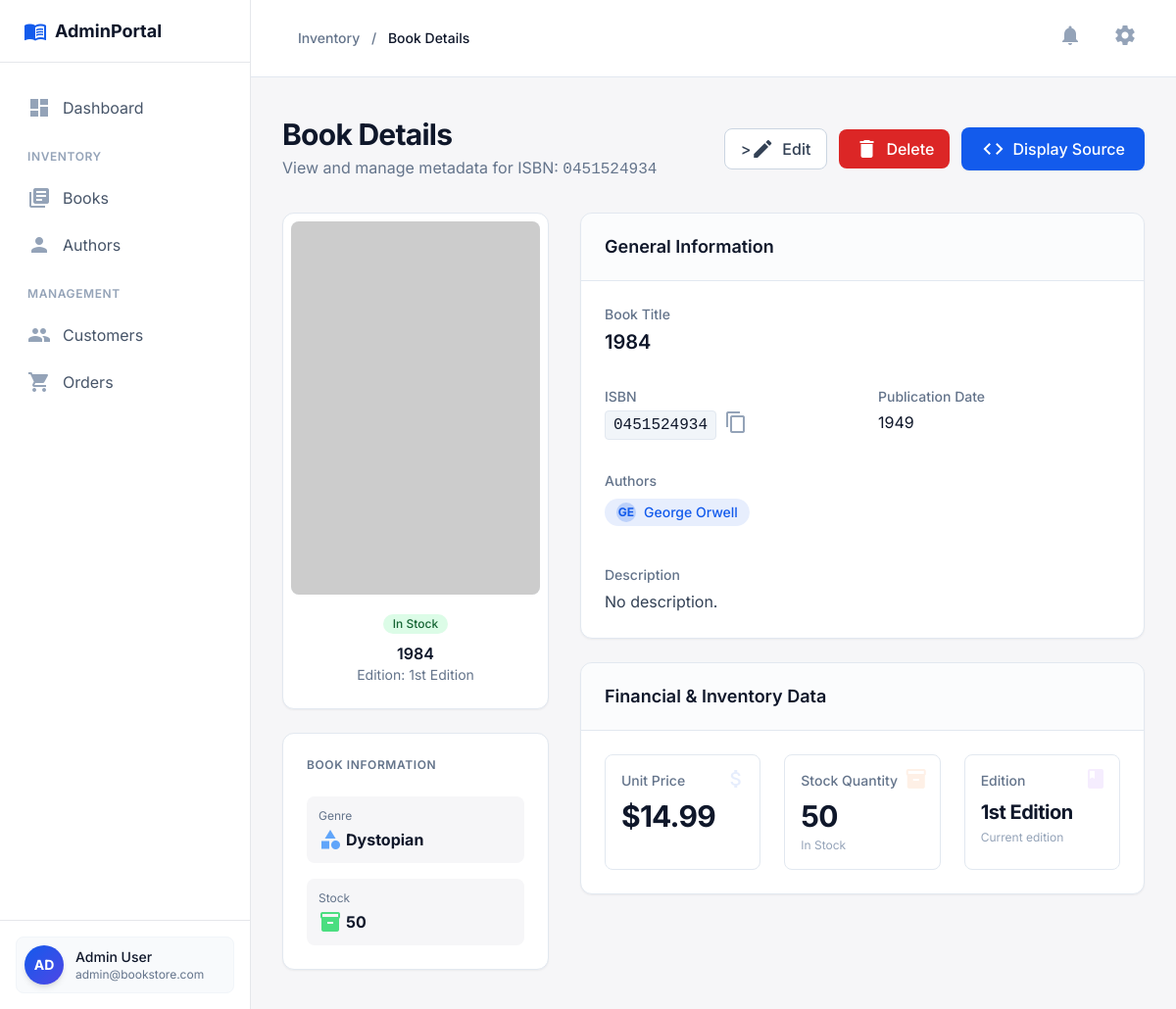
The page /index.php?page=bookdetails&id=2 on the database as committed earlier.
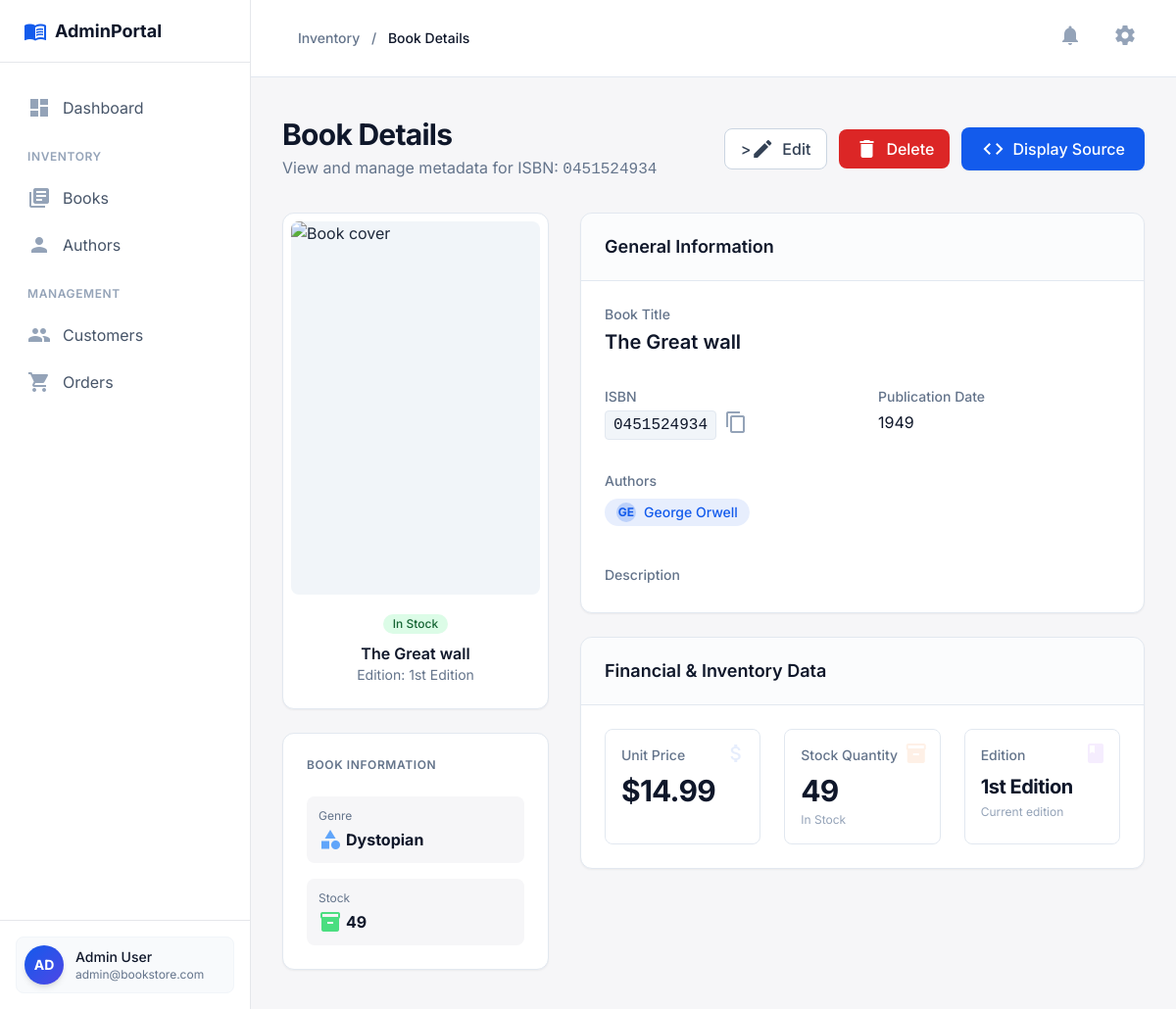
The same page on the database as committed later.
### tables this page shows
CREATE TABLE BOOKS (
    BOOK_ID INTEGER PRIMARY KEY AUTOINCREMENT,
    TITLE TEXT NOT NULL,
    AUTHOR_ID INTEGER NOT NULL,
    ISBN TEXT, 
    GENRE TEXT,
    PUBLISHED_YEAR INTEGER,
    PRICE REAL NOT NULL,
    STOCK INTEGER,
    EDITION TEXT,
    COVER_URL TEXT,
    DESCRIPTION TEXT,
    FOREIGN KEY (AUTHOR_ID) REFERENCES AUTHORS(AUTHOR_ID)
);

CREATE TABLE AUTHORS (
    AUTHOR_ID INTEGER PRIMARY KEY AUTOINCREMENT,
    NAME TEXT NOT NULL,
    BIOGRAPHY TEXT
, ROYALTY REAL DEFAULT 0.0);

### controllers/BookController.php (called while the page is built, shortened)
<?php
require_once __DIR__ . '/../db.php';
function getBookById($id) {
    global $pdo;
    try {
        $stmt = $pdo->prepare('
            SELECT B.*, A.NAME AS AUTHOR_NAME
            FROM BOOKS B
            LEFT JOIN AUTHORS A ON B.AUTHOR_ID = A.AUTHOR_ID
            WHERE B.BOOK_ID = ?
        ');
        $stmt->execute([$id]);
        return $stmt->fetch(PDO::FETCH_ASSOC);
    } catch (Exception $e) {
        error_log("Error fetching book by ID: " . $e->getMessage());
        return false;
    }
}
?>

### views/BookDetails.php (the view, shortened to what the changed rows need)
<?php
require_once __DIR__ . '/../controllers/BookController.php';
$book = null;
if (isset($_GET['id'])) {
    $bookId = intval($_GET['id']);
    $book = getBookById($bookId);
} else {
    $error = 'No book selected.';
}
?>
<!DOCTYPE html>
<html lang="en"><head>
<script src="https://cdn.tailwindcss.com?plugins=forms,container-queries"></script>
</head>
<body class="bg-background-light dark:bg-background-dark font-display text-slate-800 dark:text-slate-100 antialiased min-h-screen">
<div class="flex h-screen overflow-hidden">
<main class="flex-1 overflow-y-auto">
<header class="bg-white dark:bg-[#1a202c] border-b border-slate-200 dark:border-slate-800 sticky top-0 z-20 px-8 py-4 flex justify-between items-center">
<div class="flex items-center space-x-4">
<nav class="text-sm font-medium text-slate-500 dark:text-slate-400">
<a class="hover:text-primary dark:hover:text-blue-400" href="index.php?page=inventrory">Inventory</a>
<span class="mx-2">/</span>
<span class="text-slate-900 dark:text-white">Book Details</span>
</nav>
</div>
<div class="flex items-center space-x-4">
<button class="p-2 text-slate-400 hover:text-slate-600 dark:hover:text-slate-200 transition-colors">
<span class="material-icons">notifications</span>
</button>
<button class="p-2 text-slate-400 hover:text-slate-600 dark:hover:text-slate-200 transition-colors">
<span class="material-icons">settings</span>
</button>
</div>
</header>
<div class="max-w-6xl mx-auto px-4 sm:px-8 py-10">
<div class="flex flex-col sm:flex-row sm:items-center justify-between mb-8 gap-4">
<div>
<h1 class="text-3xl font-bold text-slate-900 dark:text-white tracking-tight mb-1">Book Details</h1>
<p class="text-slate-500 dark:text-slate-400">
    <?php if ($book): ?>
        View and manage metadata for ISBN: <span class="font-mono"> <?= htmlspecialchars($book['ISBN'] ?? '') ?> </span>
    <?php endif; ?>
</p>
</div>
<div class="flex items-center space-x-3">
    <?php if ($book): ?>
    <button class="px-4 py-2 bg-white dark:bg-slate-800 border border-slate-300 dark:border-slate-600 text-slate-700 dark:text-slate-200 rounded-lg hover:bg-slate-50 dark:hover:bg-slate-700 font-medium transition-colors flex items-center" onclick="window.location.href='index.php?page=editbook&id=<?= $book['BOOK_ID'] ?>'">>
        <span class="material-icons text-sm mr-2">edit</span>
        Edit
    </button>
    <form method="post" style="display:inline;">
        <button type="submit" name="delete_book" class="px-4 py-2 bg-red-600 hover:bg-red-700 text-white rounded-lg font-medium transition-colors flex items-center" onclick="return confirm('Are you sure you want to delete this book?');">
            <span class="material-icons text-sm mr-2">delete</span>
            Delete
        </button>
    </form>
    <?php endif; ?>
    <button class="px-5 py-2.5 bg-primary hover:bg-primary-hover text-white rounded-lg font-medium shadow-sm hover:shadow-md transition-all flex items-center group">
        <span class="material-icons text-sm mr-2 group-hover:rotate-180 transition-transform">code</span>
        Display Source
    </button>
</div>
</div>
<div class="grid grid-cols-1 lg:grid-cols-3 gap-8">
<div class="lg:col-span-1 space-y-6">
<div class="bg-white dark:bg-[#1a202c] rounded-xl border border-slate-200 dark:border-slate-800 p-2 shadow-sm">
<div class="relative aspect-[2/3] w-full bg-slate-100 dark:bg-slate-800 rounded-lg overflow-hidden group">
</div>
<div class="p-4 text-center">
    <?php if ($book): ?>
        <div class="inline-flex items-center px-2.5 py-0.5 rounded-full text-xs font-medium bg-green-100 text-green-800 dark:bg-green-900/30 dark:text-green-400 mb-2">
            <?= ($book['STOCK'] ?? 0) > 0 ? 'In Stock' : 'Out of Stock' ?>
        </div>
        <h3 class="font-semibold text-slate-900 dark:text-white"><?= htmlspecialchars($book['TITLE'] ?? '') ?></h3>
        <p class="text-sm text-slate-500 dark:text-slate-400">Edition: <?= htmlspecialchars($book['EDITION'] ?? 'N/A') ?></p>
    <?php else: ?>
        <div class="text-slate-500">No book found.</div>
    <?php endif; ?>
</div>
</div>
<div class="bg-white dark:bg-[#1a202c] rounded-xl border border-slate-200 dark:border-slate-800 p-6 shadow-sm">
<h4 class="text-xs font-semibold uppercase tracking-wider text-slate-500 dark:text-slate-400 mb-4">Book Information</h4>
<div class="space-y-5">
<div class="grid grid-cols-1 gap-4 pt-2">
<div class="p-3 bg-background-light dark:bg-slate-800/50 rounded-lg">
<p class="text-xs text-slate-500 dark:text-slate-400">Genre</p>
<div class="flex items-center mt-1">
<span class="material-icons text-blue-400 text-base mr-1">category</span>
<span class="font-bold text-slate-900 dark:text-white"><?= htmlspecialchars($book['GENRE'] ?? 'N/A') ?></span>
</div>
</div>
<div class="p-3 bg-background-light dark:bg-slate-800/50 rounded-lg">
<p class="text-xs text-slate-500 dark:text-slate-400">Stock</p>
<div class="flex items-center mt-1">
<span class="material-icons text-green-400 text-base mr-1">inventory</span>
<span class="font-bold text-slate-900 dark:text-white"><?= htmlspecialchars($book['STOCK'] ?? '0') ?></span>
</div>
</div>
</div>
</div>
</div>
</div>
<div class="lg:col-span-2 space-y-6">
<div class="bg-white dark:bg-[#1a202c] rounded-xl border border-slate-200 dark:border-slate-800 shadow-sm overflow-hidden">
<div class="px-6 py-5 border-b border-slate-200 dark:border-slate-800 bg-slate-50/50 dark:bg-slate-800/20">
<h3 class="text-lg font-semibold text-slate-900 dark:text-white">General Information</h3>
</div>
<div class="p-6">
<dl class="grid grid-cols-1 md:grid-cols-2 gap-x-8 gap-y-8">
<div class="col-span-2">
<dt class="text-sm font-medium text-slate-500 dark:text-slate-400 mb-1">Book Title</dt>
<dd class="text-xl font-semibold text-slate-900 dark:text-white"><?= htmlspecialchars($book['TITLE'] ?? '') ?></dd>
</div>
<div>
<dt class="text-sm font-medium text-slate-500 dark:text-slate-400 mb-1">ISBN</dt>
<dd class="flex items-center">
<span class="font-mono text-base text-slate-900 dark:text-slate-200 bg-slate-100 dark:bg-slate-800 px-2 py-0.5 rounded border border-slate-200 dark:border-slate-700"><?= htmlspecialchars($book['ISBN'] ?? '') ?></span>
<button class="ml-2 text-slate-400 hover:text-primary transition-colors" title="Copy ISBN">
<span class="material-icons text-sm">content_copy</span>
</button>
</dd>
</div>
<div>
<dt class="text-sm font-medium text-slate-500 dark:text-slate-400 mb-1">Publication Date</dt>
<dd class="text-base text-slate-900 dark:text-white"><?= htmlspecialchars($book['PUBLISHED_YEAR'] ?? '') ?></dd>
</div>
<div class="col-span-2 sm:col-span-1">
    <dt class="text-sm font-medium text-slate-500 dark:text-slate-400 mb-2">Authors</dt>
    <dd class="flex flex-wrap gap-2">
        <?php if (!empty($book['AUTHOR_NAME'])): ?>
            <a class="inline-flex items-center px-3 py-1 rounded-full text-sm font-medium bg-primary/10 text-primary hover:bg-primary hover:text-white transition-all group" href="#">
                <div class="w-5 h-5 rounded-full bg-primary/20 mr-2 flex items-center justify-center text-xs font-bold group-hover:bg-white/20">
                    <?= strtoupper(substr($book['AUTHOR_NAME'], 0, 2)) ?>
                </div>
                <?= htmlspecialchars($book['AUTHOR_NAME']) ?>
            </a>
        <?php else: ?>
            <span class="text-slate-400">Unknown</span>
        <?php endif; ?>
    </dd>
</div>
<div class="col-span-2 mt-2">
<dt class="text-sm font-medium text-slate-500 dark:text-slate-400 mb-1">Description</dt>
<dd class="text-base text-slate-700 dark:text-slate-300 leading-relaxed max-w-2xl">
    <?= nl2br(htmlspecialchars($book['DESCRIPTION'] ?? 'No description.')) ?>
</dd>
</div>
</dl>
</div>
</div>
<div class="bg-white dark:bg-[#1a202c] rounded-xl border border-slate-200 dark:border-slate-800 shadow-sm overflow-hidden">
<div class="px-6 py-5 border-b border-slate-200 dark:border-slate-800 bg-slate-50/50 dark:bg-slate-800/20">
<h3 class="text-lg font-semibold text-slate-900 dark:text-white">Financial &amp; Inventory Data</h3>
</div>
<div class="p-6">
<div class="grid grid-cols-1 sm:grid-cols-3 gap-6">
<div class="relative overflow-hidden rounded-lg border border-slate-200 dark:border-slate-700 p-4 group hover:border-primary/50 transition-colors bg-white dark:bg-transparent">
<div class="absolute right-0 top-0 p-3 opacity-10 group-hover:opacity-20 transition-opacity">
<span class="material-icons text-5xl text-primary">attach_money</span>
</div>
<dt class="text-sm font-medium text-slate-500 dark:text-slate-400">Unit Price</dt>
<dd class="mt-2 text-3xl font-bold text-slate-900 dark:text-white tracking-tight">$<?= htmlspecialchars($book['PRICE'] ?? '0.00') ?></dd>
</div>
<div class="relative overflow-hidden rounded-lg border border-slate-200 dark:border-slate-700 p-4 group hover:border-orange-500/50 transition-colors bg-white dark:bg-transparent">
<div class="absolute right-0 top-0 p-3 opacity-10 group-hover:opacity-20 transition-opacity">
<span class="material-icons text-5xl text-orange-500">inventory_2</span>
</div>
<dt class="text-sm font-medium text-slate-500 dark:text-slate-400">Stock Quantity</dt>
<dd class="mt-2 text-3xl font-bold text-slate-900 dark:text-white tracking-tight"><?= htmlspecialchars($book['STOCK'] ?? '0') ?></dd>
<div class="mt-1 text-xs text-slate-400"><?= ($book['STOCK'] ?? 0) > 10 ? 'In Stock' : 'Low Stock' ?></div>
</div>
<div class="relative overflow-hidden rounded-lg border border-slate-200 dark:border-slate-700 p-4 group hover:border-purple-500/50 transition-colors bg-white dark:bg-transparent">
<div class="absolute right-0 top-0 p-3 opacity-10 group-hover:opacity-20 transition-opacity">
<span class="material-icons text-5xl text-purple-500">book</span>
</div>
<dt class="text-sm font-medium text-slate-500 dark:text-slate-400">Edition</dt>
<dd class="mt-2 text-xl font-bold text-slate-900 dark:text-white tracking-tight"><?= htmlspecialchars($book['EDITION'] ?? 'N/A') ?></dd>
<div class="mt-1 text-xs text-slate-400">Current edition</div>
</div>
</div>
</div>
</div>
</div>
</div>
</div>
</main>
</div>
</body></html>

Rows that differ between the two databases and show on the page:
changed books "1st Edition": TITLE "1984" → "The Great wall"; STOCK "50" → "49"; DESCRIPTION "No description." → (not shown)
